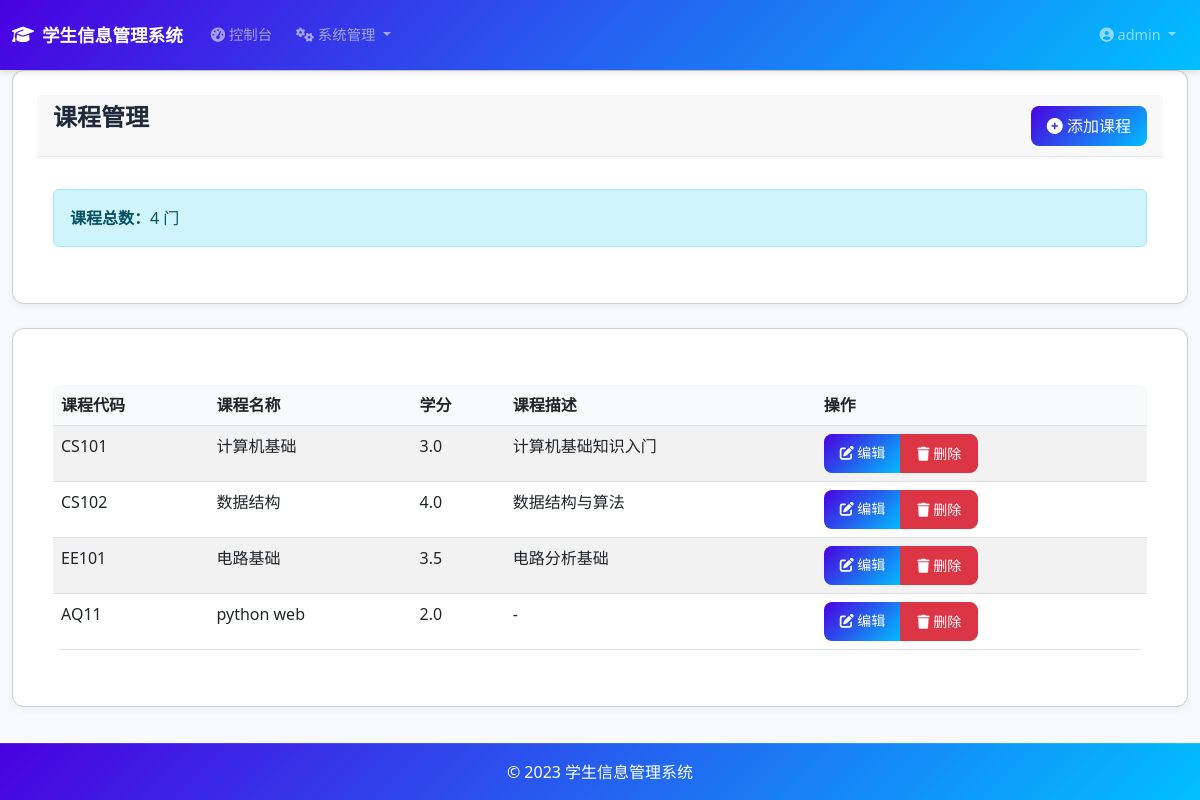
Page /admin/courses (signed in) on the committed database.
### models.py (models this page shows, shortened)
class User(UserMixin, db.Model):
    id = db.Column(db.Integer, primary_key=True)
    username = db.Column(db.String(80), unique=True, nullable=False)
    email = db.Column(db.String(120), unique=True, nullable=False)
    password_hash = db.Column(db.String(128))
    is_admin = db.Column(db.Boolean, default=False)
    created_at = db.Column(db.DateTime, default=datetime.utcnow)
    student_info = db.relationship('Student', backref='user', uselist=False)

class Course(db.Model):
    id = db.Column(db.Integer, primary_key=True)
    course_code = db.Column(db.String(20), unique=True, nullable=False)
    course_name = db.Column(db.String(100), nullable=False)
    credit = db.Column(db.Float, nullable=False)
    description = db.Column(db.Text)

### app.py (the view)
@app.route('/admin/courses')
@login_required
def list_courses():
    if not current_user.is_admin:
        abort(403)
    courses = Course.query.all()
    return render_template('courses/list.html', courses=courses)

### app.py (called while the page is built)
@login_manager.user_loader
def load_user(user_id):
    if user_id is not None:
        return User.query.get(int(user_id))
    return None

### templates/courses/list.html (shortened to what this page needs)
{% extends "base.html" %}
{% block content %}
<div class="card mb-4">
    <div class="card-header d-flex justify-content-between align-items-center">
        <h1>课程管理</h1>
        <div>
            <a href="{{ url_for('create_course') }}" class="btn btn-primary">
                <i class="fas fa-plus-circle"></i> 添加课程
            </a>
        </div>
    </div>
    <div class="card-body">
        <div class="alert alert-info">
            <strong>课程总数：</strong>{{ courses|length }} 门
        </div>
    </div>
</div>
<div class="card">
    <div class="card-body">
        {% if courses %}
        <div class="table-responsive">
            <table class="table table-striped table-hover">
                <thead>
                    <tr>
                        <th>课程代码</th>
                        <th>课程名称</th>
                        <th>学分</th>
                        <th>课程描述</th>
                        <th>操作</th>
                    </tr>
                </thead>
                <tbody>
                    {% for course in courses %}
                    <tr>
                        <td>{{ course.course_code }}</td>
                        <td>{{ course.course_name }}</td>
                        <td>{{ course.credit }}</td>
                        <td>{{ course.description[:50] + '...' if course.description and course.description|length > 50 else (course.description or '-') }}</td>
                        <td>
                            <div class="btn-group" role="group">
                                <a href="{{ url_for('edit_course', course_id=course.id) }}" class="btn btn-primary btn-sm">
                                    <i class="fas fa-edit"></i> 编辑
                                </a>
                                <button type="button" class="btn btn-danger btn-sm" data-bs-toggle="modal" data-bs-target="#deleteModal{{ course.id }}">
                                    <i class="fas fa-trash"></i> 删除
                                </button>
                            </div>
                        </td>
                    </tr>
                    {% endfor %}
                </tbody>
            </table>
        </div>
        {% else %}
        <div class="alert alert-info">
            <i class="fas fa-info-circle"></i> 暂无课程信息
        </div>
        {% endif %}
    </div>
</div>
{% endblock %}

### templates/base.html (shortened to what this page needs)
<!DOCTYPE html>
<html lang="zh-CN">
<head>
    <link href="https://cdn.jsdelivr.net/npm/bootstrap@5.3.0/dist/css/bootstrap.min.css" rel="stylesheet">
    <link rel="stylesheet" href="https://cdnjs.cloudflare.com/ajax/libs/font-awesome/6.4.0/css/all.min.css">
    <link rel="stylesheet" href="{{ url_for('static', filename='css/schedule.css') }}">
</head>
<body>
    <nav class="navbar navbar-expand-lg navbar-dark fixed-top">
        <div class="container-fluid">
            <a class="navbar-brand" href="{{ url_for('index') }}">
                <i class="fas fa-graduation-cap"></i> 学生信息管理系统
            </a>
            <div class="collapse navbar-collapse" id="navbarNav">
                <ul class="navbar-nav me-auto">
                    {% if current_user.is_authenticated %}
                        <li class="nav-item">
                            <a class="nav-link" href="{{ url_for('admin_dashboard') if current_user.is_admin else url_for('dashboard') }}">
                                <i class="fas fa-tachometer-alt"></i> 控制台
                            </a>
                        </li>
                        {% if current_user.is_admin %}
                        <li class="nav-item dropdown">
                            <a class="nav-link dropdown-toggle" href="#" id="adminDropdown" role="button" data-bs-toggle="dropdown" aria-expanded="false">
                                <i class="fas fa-cogs"></i> 系统管理
                            </a>
                        </li>
                        {% endif %}
                    {% endif %}
                </ul>
                <ul class="navbar-nav">
                    {% if current_user.is_authenticated %}
                        <li class="nav-item dropdown">
                            <a class="nav-link dropdown-toggle" href="#" id="userDropdown" role="button" data-bs-toggle="dropdown" aria-expanded="false">
                                <i class="fas fa-user-circle"></i> {{ current_user.username }}
                            </a>
                        </li>
                    {% endif %}
                </ul>
            </div>
        </div>
    </nav>
    <div class="container-fluid" style="padding-top: 70px;">
        {% block content %}{% endblock %}
    </div>
    <footer class="footer mt-auto py-3">
        <div class="container text-center">
            <span>© 2023 学生信息管理系统</span>
        </div>
    </footer>
</body>
</html>

### templates/base.html (style rules this page uses)
body { font-family: 'Segoe UI', sans-serif; background-color: #f8f9fa; margin: 0; padding: 0; }
.navbar { box-shadow: 0 4px 6px -1px rgba(0, 0, 0, 0.1); padding: 1rem 0; background: linear-gradient(135deg, #4a00e0, #00bfff) !important; margin-bottom: 10px; position: fixed; top: 0; width: 100%; z-index: 1030; }
.navbar-brand { font-weight: 700; font-size: 1.1rem; display: flex; align-items: center; gap: 0.5rem; }
.navbar-nav .nav-link { font-weight: 500; font-size: 0.9rem; transition: all 0.3s ease; border-radius: 0.5rem; margin: 0 0.25rem; }
.card { background: white; border-radius: 12px; padding: 1.5rem; box-shadow: 0 2px 8px rgba(0,0,0,0.05); margin-bottom: 1rem; }
.card-header { font-size: 1.5rem; font-weight: 600; margin-bottom: 1rem; padding-bottom: 0.5rem; border-bottom: 1px solid #e2e8f0; color: #1e293b; }
h1, h2, h3, h4, h5, h6 { font-size: 1.5rem; font-weight: 600; color: #1e293b; margin-bottom: 1rem; }
.table-responsive { margin-top: 1rem; }
.table { border-radius: 8px; overflow: hidden; }
.table th { background-color: #f8f9fa; font-weight: 600; }
.btn { border-radius: 8px; padding: 0.5rem 1rem; font-weight: 500; transition: all 0.3s ease; }
.btn-primary { background: linear-gradient(135deg, #4a00e0, #00bfff); border: none; }
.footer { position: fixed; bottom: 0; left: 0; width: 100%; padding: 20px 0; background: linear-gradient(135deg, #4a00e0, #00bfff); color: #ffffff; border-top: 1px solid rgba(255, 255, 255, 0.1); z-index: 10; }

### rows in the picture
User: username "admin"
Course: course_code "CS101", course_name "计算机基础", credit "3.0", description "计算机基础知识入门"
Course: course_code "CS102", course_name "数据结构", credit "4.0", description "数据结构与算法"
Course: course_code "EE101", course_name "电路基础", credit "3.5", description "电路分析基础"
Course: course_code "AQ11", course_name "python web", credit "2.0", description "-"

### other values in the picture
{{ courses|length }} "4"
